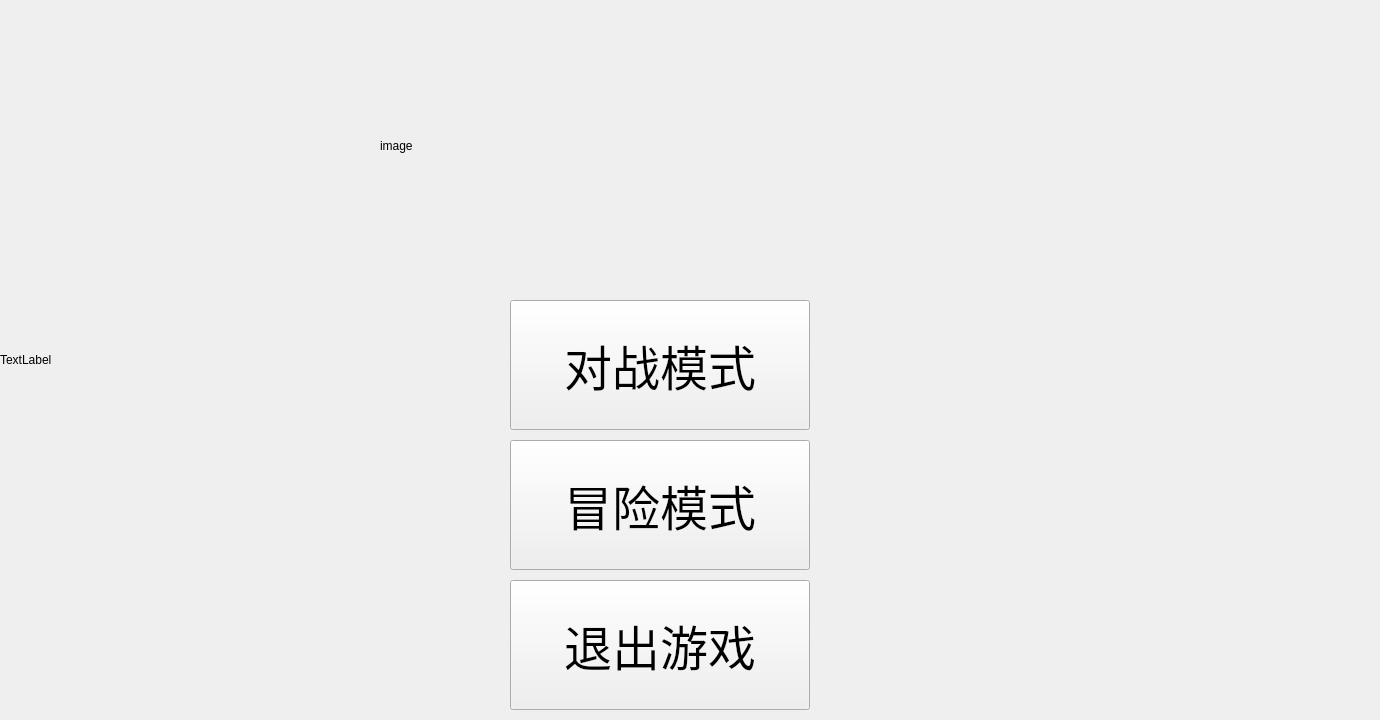
<?xml version="1.0" encoding="UTF-8"?>
<ui version="4.0">
 <class>Start</class>
 <widget class="QWidget" name="Start">
  <property name="geometry">
   <rect>
    <x>0</x>
    <y>0</y>
    <width>1380</width>
    <height>720</height>
   </rect>
  </property>
  <property name="windowTitle">
   <string>开始界面</string>
  </property>
  <property name="windowIcon">
   <iconset resource="../icon.qrc">
    <normaloff>:/icon/build/Desktop_Qt_6_7_0_MinGW_64_bit-Debug/resource/icon/猫咪.svg</normaloff>:/icon/build/Desktop_Qt_6_7_0_MinGW_64_bit-Debug/resource/icon/猫咪.svg</iconset>
  </property>
  <widget class="QPushButton" name="pushButton_2">
   <property name="geometry">
    <rect>
     <x>510</x>
     <y>580</y>
     <width>300</width>
     <height>130</height>
    </rect>
   </property>
   <property name="font">
    <font>
     <pointsize>36</pointsize>
    </font>
   </property>
   <property name="text">
    <string>退出游戏</string>
   </property>
  </widget>
  <widget class="QLabel" name="label">
   <property name="geometry">
    <rect>
     <x>380</x>
     <y>10</y>
     <width>751</width>
     <height>271</height>
    </rect>
   </property>
   <property name="text">
    <string>image</string>
   </property>
  </widget>
  <widget class="QPushButton" name="pushButton_1">
   <property name="geometry">
    <rect>
     <x>510</x>
     <y>300</y>
     <width>300</width>
     <height>130</height>
    </rect>
   </property>
   <property name="font">
    <font>
     <pointsize>36</pointsize>
    </font>
   </property>
   <property name="text">
    <string>对战模式</string>
   </property>
  </widget>
  <widget class="QLabel" name="background">
   <property name="geometry">
    <rect>
     <x>0</x>
     <y>0</y>
     <width>1380</width>
     <height>720</height>
    </rect>
   </property>
   <property name="text">
    <string>TextLabel</string>
   </property>
  </widget>
  <widget class="QPushButton" name="pushButton_3">
   <property name="geometry">
    <rect>
     <x>510</x>
     <y>440</y>
     <width>300</width>
     <height>130</height>
    </rect>
   </property>
   <property name="font">
    <font>
     <pointsize>36</pointsize>
    </font>
   </property>
   <property name="text">
    <string>冒险模式</string>
   </property>
  </widget>
  <zorder>background</zorder>
  <zorder>pushButton_2</zorder>
  <zorder>label</zorder>
  <zorder>pushButton_1</zorder>
  <zorder>pushButton_3</zorder>
 </widget>
 <resources>
  <include location="../icon.qrc"/>
 </resources>
 <connections/>
</ui>
